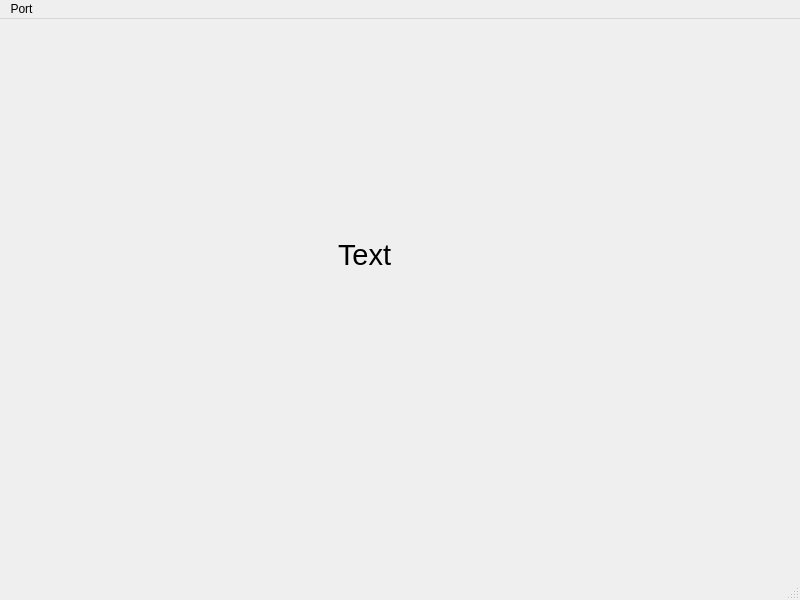
<?xml version="1.0" encoding="UTF-8"?>
<ui version="4.0">
 <class>MainWindow</class>
 <widget class="QMainWindow" name="MainWindow">
  <property name="geometry">
   <rect>
    <x>0</x>
    <y>0</y>
    <width>800</width>
    <height>600</height>
   </rect>
  </property>
  <property name="windowTitle">
   <string>MainWindow</string>
  </property>
  <widget class="QWidget" name="centralwidget">
   <widget class="QLabel" name="label">
    <property name="geometry">
     <rect>
      <x>338</x>
      <y>185</y>
      <width>131</width>
      <height>101</height>
     </rect>
    </property>
    <property name="font">
     <font>
      <pointsize>22</pointsize>
     </font>
    </property>
    <property name="text">
     <string>Text</string>
    </property>
   </widget>
  </widget>
  <widget class="QMenuBar" name="menubar">
   <property name="geometry">
    <rect>
     <x>0</x>
     <y>0</y>
     <width>800</width>
     <height>28</height>
    </rect>
   </property>
   <widget class="QMenu" name="menuPort">
    <property name="title">
     <string>Port</string>
    </property>
    <addaction name="separator"/>
    <addaction name="actionCOM0"/>
    <addaction name="actionCom1"/>
    <addaction name="actionCom2"/>
   </widget>
   <addaction name="menuPort"/>
  </widget>
  <widget class="QStatusBar" name="statusbar"/>
  <action name="actionCom1">
   <property name="text">
    <string>COM1</string>
   </property>
  </action>
  <action name="actionCom2">
   <property name="text">
    <string>COM2</string>
   </property>
  </action>
  <action name="actionCOM0">
   <property name="text">
    <string>COM0</string>
   </property>
  </action>
 </widget>
 <resources/>
 <connections/>
</ui>
